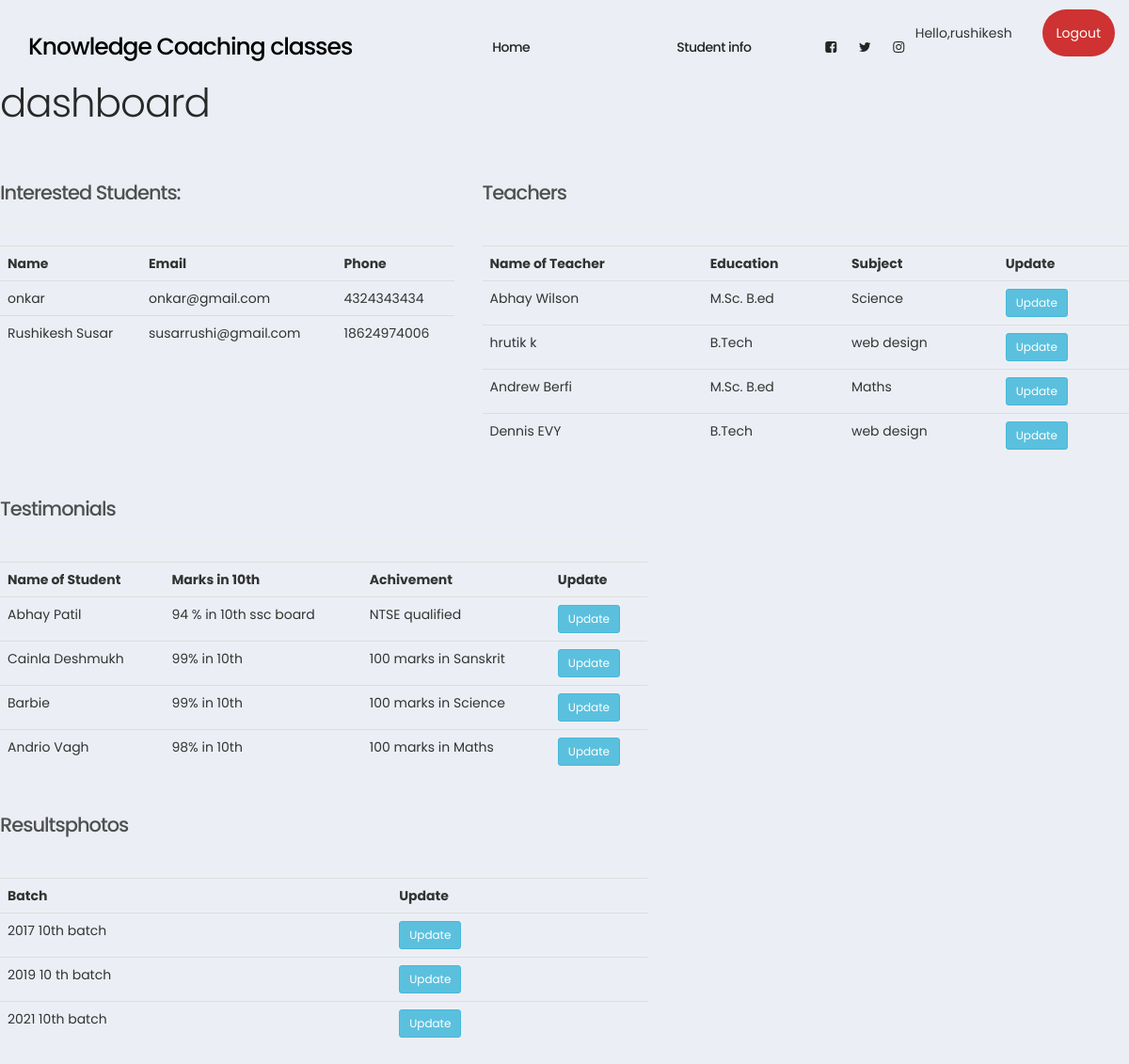
Page /dashboard/ (signed in) on the earlier database version.
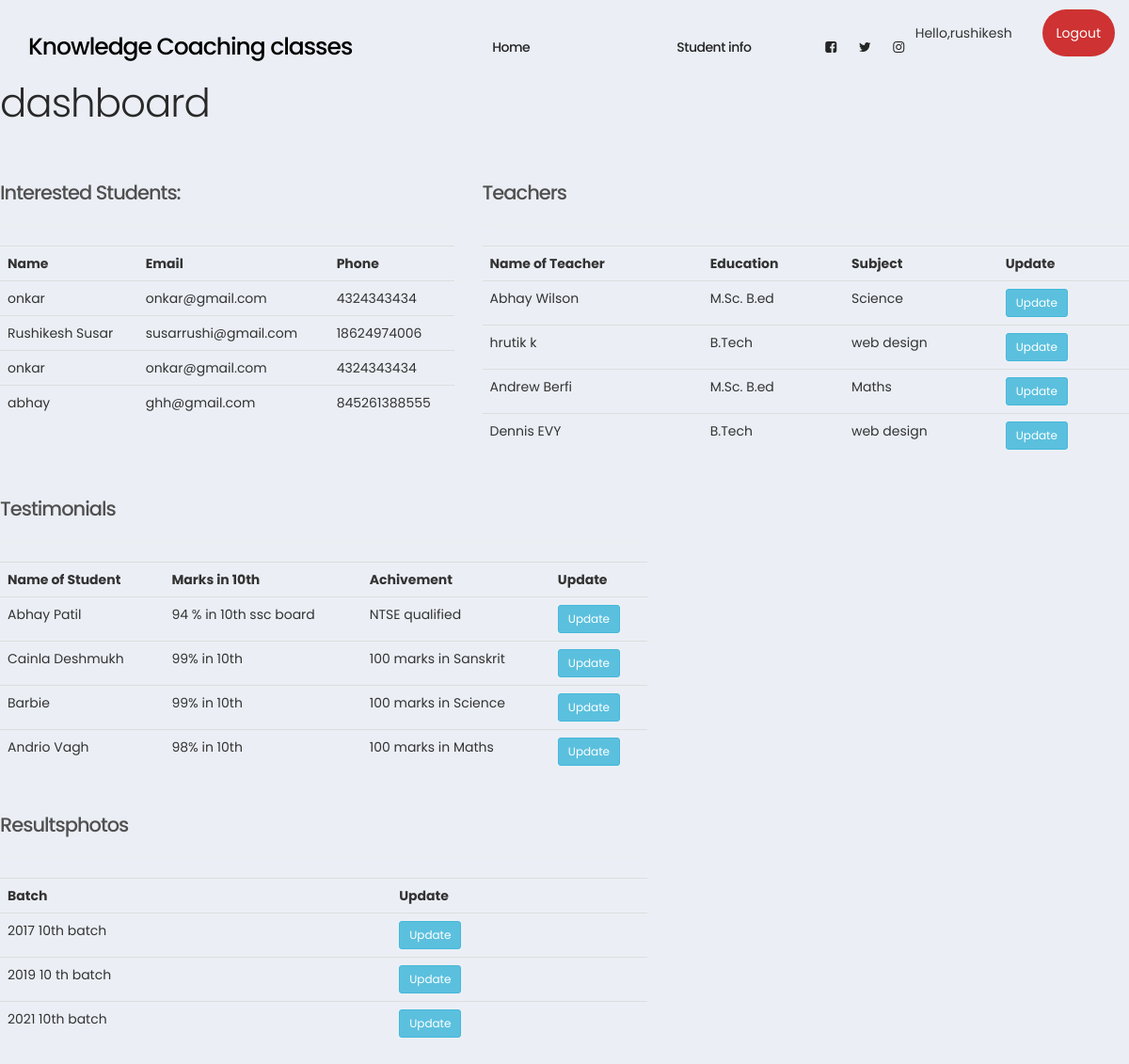
Same page on the later database version.
### classes/models.py (models this page shows, shortened)
class Contact(models.Model):
     YCLASS = (
        ('5th','5th'),
        ('6th','6th'),
        ('7th','7th'),
        ('8th','8th'),
        ('9th','9th'),
        ('10th','10th'),
    )
     sno = models.AutoField(primary_key=True)
     name = models.CharField(max_length=255)
     phone = models.CharField(max_length=13)
     yclass = models.CharField(max_length=200, null=True, choices = YCLASS)
     email = models.CharField(max_length=100)
     content = models.TextField()
     timestamp = models.DateTimeField(auto_now_add=True,blank=True)

class teacher(models.Model):
    name = models.CharField(max_length=200, null=True)
    education = models.CharField(max_length=200, null=True)
    subject = models.CharField(max_length=200, null=True)
    profile_pic = models.ImageField(default="profile1.png", null=True, blank=True)
    data_created = models.DateTimeField(auto_now_add=True, null=True)

class testinomial(models.Model):
    name = models.CharField(max_length=200, null=True)
    result = models.CharField(max_length=200, null=True)
    achive = models.CharField(max_length=200, null=True)
    test_pic = models.ImageField(default="profile1.png", null=True, blank=True)
    written = models.CharField(max_length=200,null=True)
    data_created = models.DateTimeField(auto_now_add=True, null=True)

class resultslider(models.Model):
    yr = models.CharField(max_length=200, null=True)
    result_pic = models.ImageField(default="profile1.png", null=True, blank=True)

### classes/decorators.py (the view)
        def wrapper_func(request,*args,**kwargs):
            group = None
            if request.user.groups.exists():
                group = request.user.groups.all()[0].name
            if group in allowed_roles:
                return view_func(request,*args,**kwargs)
            else :
                return HttpResponse('You are not authorized to view this page')

### classes/views.py (called while the page is built)
@allowed_users(allowed_roles = ['admin'])
@admin_only
def dashboard(request):
    contacts = Contact.objects.all()
    teachers = teacher.objects.all()
    testinomials = testinomial.objects.all()
    resultsliders = resultslider.objects.all()
    context = {'contacts' : contacts,'teachers': teachers,'testinomials':testinomials,'resultsliders':resultsliders}
    return render(request,'classes/dashboard.html',context)

### templates/classes/dashboard.html (shortened to what the changed rows need)
{% load static %}
<!DOCTYPE html>
<html>
    <head>
        <link rel="stylesheet" href="https://maxcdn.bootstrapcdn.com/bootstrap/3.3.6/css/bootstrap.min.css">
     <link rel="stylesheet" href="{% static 'css/magnific-popup.css' %}">
     <link rel="stylesheet" href="{% static '/css/font-awesome.min.css' %}">
     <link rel="stylesheet" href="{% static 'css/owl.carousel.css' %}">
     <link rel="stylesheet" href="{% static 'css/owl.theme.default.min.css' %}">
     <link rel="stylesheet" href="{% static 'css/templatemo-style.css' %}">
     <link rel="stylesheet" href="{% static 'css/test.css' %}">
        <link rel="stylesheet" href="{% static 'css/main.css' %}">
    </head>
    <body>
          <div><br><br><br>
        <h1>dashboard</h1>
    </div>
        <div class="row">
            <div class="col-md-5">
                <div class="card card-body">
                    <table class="table table-sm">
                        <tr>
                            <th>Name </th>
                            <th>Email</th>
                            <th>Phone</th>
                        </tr>
                        {% for contact in contacts %}
                        <tr>
                            <td>{{contact.name }}</td>
                            <td>{{contact.email }}</td>
                            <td>{{contact.phone }}</td>
                        </tr>
                        {% endfor %}
                    </table>
                </div>
            </div>
            <div class="col-md-7">
                <div class="card card-body">
                    <table class="table table-sm">
                        <tr>
                            <th>Name of Teacher</th>
                            <th>Education</th>
                            <th>Subject</th>
                            <th>Update</th>
                        </tr>
                        {% for teacher in teachers %}
                            <tr>
                                <td>{{teacher.name}}</td>
                                <td>{{teacher.education}}</td>
                                <td>{{teacher.subject}}</td>
                                <td><a class="btn btn-sm btn-info" href="{% url 'update_teacher' teacher.id %}">Update</a></td>
                            </tr>
                        {% endfor %}
                    </table>
                </div>
            </div>
            <div class="col-md-7">
                <div class="card card-body">
                    <table class="table table-sm">
                        <tr>
                            <th>Name of Student</th>
                            <th>Marks in 10th</th>
                            <th>Achivement</th>
                            <th>Update</th>
                        </tr>
                        {% for testinomial in testinomials %}
                            <tr>
                                <td>{{testinomial.name}}</td>
                                <td>{{testinomial.result}}</td>
                                <td>{{testinomial.achive}}</td>
                                <td><a class="btn btn-sm btn-info" href="{% url 'update_testinomial' testinomial.id %}">Update</a></td>
                            </tr>
                        {% endfor %}
                    </table>
                </div>
            </div>
            <div class="col-md-7">
                <div class="card card-body">
                    <table class="table table-sm">
                        <tr>
                            <th>Batch </th>
                            <th>Update</th>
                        </tr>
                        {% for resultslider in resultsliders %}
                            <tr>
                                <td>{{resultslider.yr}}</td>
                                <td><a class="btn btn-sm btn-info" href="{% url 'updateresultslider' resultslider.id %}">Update</a></td>
                            </tr>
                        {% endfor %}
                    </table>
                </div>
            </div>
</body>
</html>

Differences in the rows shown:
added Contact: name "onkar", email "onkar@gmail.com", phone "4324343434"
added Contact: name "abhay", email "ghh@gmail.com", phone "845261388555"
